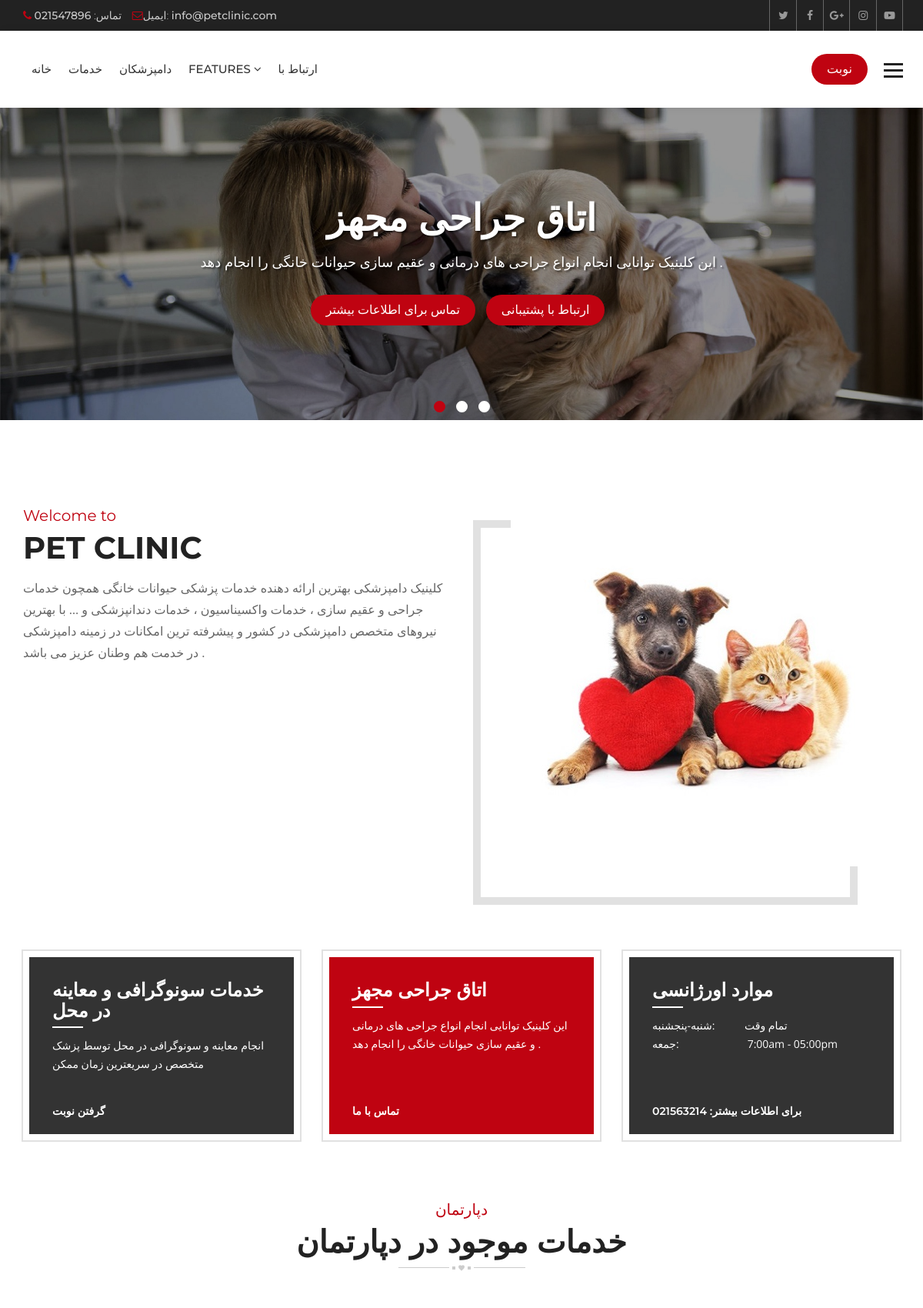
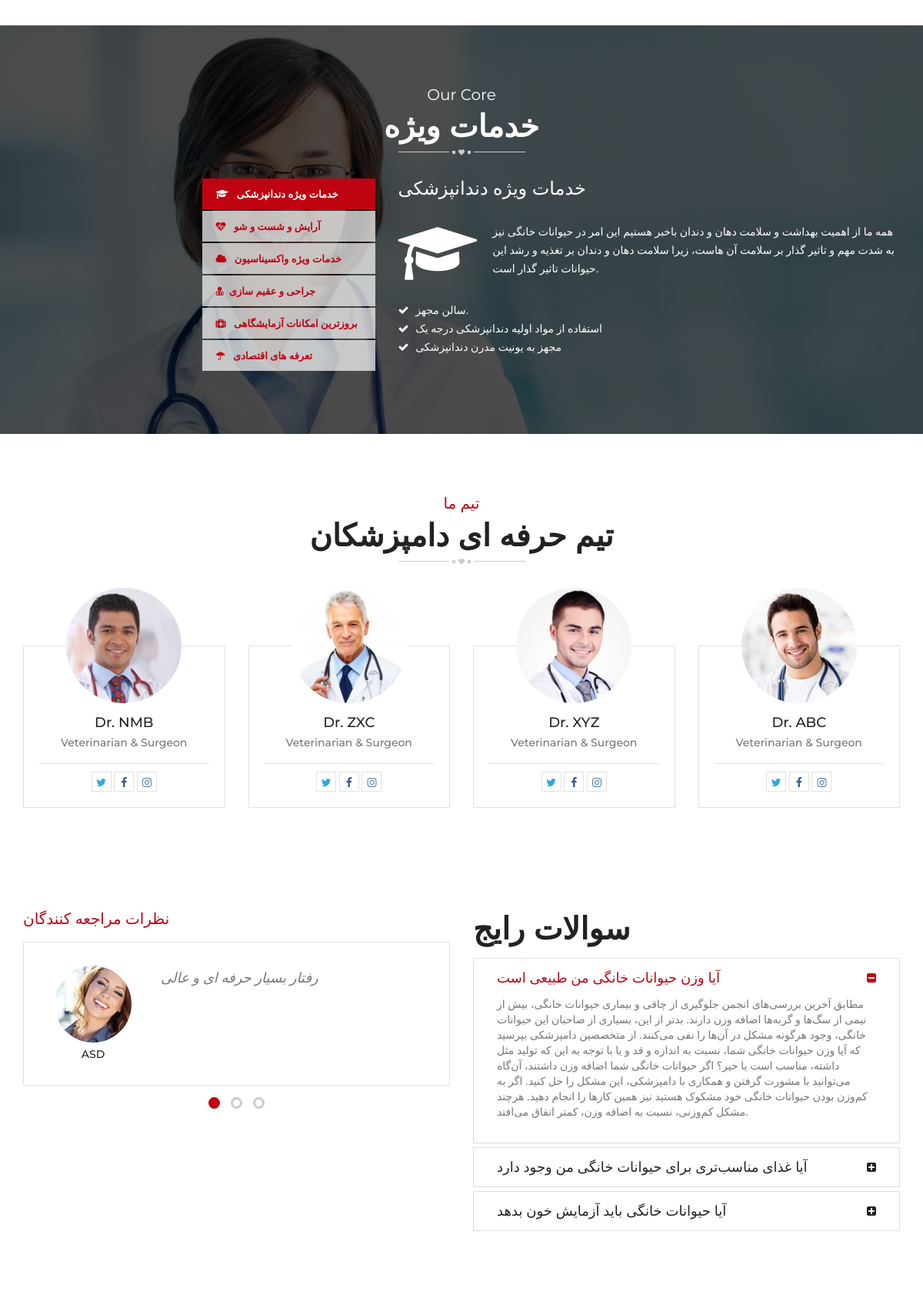
The page / (upper part) on the database its author committed (2 pictures, top to bottom).
### hospital/models.py (models this page shows, shortened)
class Slider(models.Model):
    caption = models.CharField(max_length=150)
    slogan = models.CharField(max_length=120)
    image = models.ImageField(upload_to='sliders/')
    class Meta:
        verbose_name_plural = 'Slider'

class Doctor(models.Model):
    name = models.CharField(max_length=120)
    speciality = models.CharField(max_length=120)
    picture = models.ImageField(upload_to="doctors/")
    details = models.TextField()
    experience = models.TextField()
    expertize = models.ManyToManyField(to='Expertize', related_name='doctors')
    twitter = models.CharField(max_length=120, blank=True, null=True)
    facebook = models.CharField(max_length=120, blank=True, null=True)
    instagram = models.CharField(max_length=120, blank=True, null=True)

### hospital/views.py (the view)
# urls.py: path('', views.HomeView.as_view(), name='index'),
class HomeView(ListView):
    template_name = 'hospital/index.html'
    queryset = Service.objects.all()
    context_object_name = 'services'
    def get_context_data(self, **kwargs):
        context = super().get_context_data()
        context['sliders'] = Slider.objects.all()
        context['experts'] = Doctor.objects.all()
        return context

### hospital/context_processors.py (called while the page is built)
def footer_content(request):
    services = Service.objects.all()
    doctors = Doctor.objects.all()
    context = {
        'services': services,
        'doctors': doctors
    }
    return context

### templates/hospital/index.html (shortened to what this page needs)
{% extends 'base.html' %}
{% load static %}
{% block maincontent %}
<div class="main-content">
  <section class="welcome-section">
    <div class="container">
      <div class="row">
        <div class="welcome-box">
          <div class="col-md-6 col-sm-6">
            <div class="welcome-text">
              <div class="sectio-title-2"> <strong>Welcome to </strong>
                <h2>Pet Clinic</h2>
              </div>
              <p> کلینیک دامپزشکی بهترین ارائه دهنده خدمات پزشکی حیوانات خانگی همچون خدمات جراحی و عقیم سازی ، خدمات واکسیناسیون ، خدمات دندانپزشکی و … با بهترین نیروهای متخصص دامپزشکی در کشور و پیشرفته ترین امکانات در زمینه دامپزشکی در خدمت هم وطنان عزیز می باشد .</p>
            </div>
          </div>
          <div class="col-md-6 col-sm-6">
            <div class="welcome-img"> <img src="{% static 'pet_clinic/images/wellc.jpg' %}" alt=""> </div>
          </div>
        </div>
      </div>
    </div>
  </section>
  <section class="home-features">
    <div class="container">
      <div class="row">
        <div class="col-md-4 col-sm-4">
          <div class="features-box">
            <h3>خدمات سونوگرافی و معاینه در محل</h3>
            <p>انجام معاینه و سونوگرافی در محل توسط پزشک متخصص در سریعترین زمان ممکن</p>
            <a href="appointment.html">گرفتن نوبت</a>
          </div>
        </div>
        <div class="col-md-4 col-sm-4">
          <div class="features-box selected">
            <h3>اتاق جراحی مجهز</h3>
            <p>این کلینیک توانایی انجام انواع جراحی های درمانی و عقیم سازی حیوانات خانگی را انجام دهد .</p>
            <a href="contact-2.html">تماس با ما</a>
          </div>
        </div>
        <div class="col-md-4 col-sm-4">
          <div class="features-box">
            <h3>موارد اورژانسی</h3>
            <p><span>شنبه-پنجشنبه:</span>تمام وقت<br>
              <span>جمعه:</span> 7:00am - 05:00pm<br>
            </p>
            <a href="#">برای اطلاعات بیشتر: 021563214</a>
          </div>
        </div>
      </div>
    </div>
  </section>
  <section class="home-services">
    <div class="container">
      <div class="row">
        <div class="col-md-12">
          <div class="section-title-3"> <strong>دپارتمان</strong>
            <h2>خدمات موجود در دپارتمان </h2>
          </div>
        </div>
        <div class="col-md-12">
        </div>
      </div>
    </div>
  </section>
  <section class="heart-care-services">
    <div class="container">
      <div class="row">
        <div class="col-md-12">
          <div class="section-title-3 white"> <strong>Our Core</strong>
            <h2>خدمات ویژه
            </h2>
          </div>
        </div>
        <div class="col-md-5 col-sm-5">
          <ul class="nav nav-tabs" role="tablist">
            <li role="presentation" class="active"><a href="#service-1" aria-controls="service-1" role="tab"
                data-toggle="tab"> <i class="fa fa-graduation-cap"></i>  خدمات ویژه دندانپزشکی</a></li>
            <li role="presentation"><a href="#service-2" aria-controls="service-2" role="tab" data-toggle="tab"> <i
                  class="fa fa-heartbeat"></i> آرایش و شست و شو</a></li>
            <li role="presentation"><a href="#service-3" aria-controls="service-3" role="tab" data-toggle="tab"> <i
                  class="fa fa-cloud"></i> خدمات ویژه واکسیناسیون</a></li>
            <li role="presentation"><a href="#service-4" aria-controls="service-4" role="tab" data-toggle="tab"> <i
                  class="fa fa-user-md"></i>جراحی و عقیم سازی</a></li>
            <li role="presentation"><a href="#service-5" aria-controls="service-5" role="tab" data-toggle="tab"> <i
                  class="fa fa-medkit"></i> بروزترین امکانات آزمایشگاهی</a></li>
            <li role="presentation"><a href="#service-6" aria-controls="service-6" role="tab" data-toggle="tab"> <i
                  class="fa fa-umbrella"></i> تعرفه های اقتصادی</a></li>
          </ul>
        </div>
        <div class="col-md-7 col-sm-7">
          <div class="tab-content">
            <div role="tabpanel" class="tab-pane active" id="service-1">
              <div class="ser-tab-text">
                <h3>                  خدمات ویژه دندانپزشکی
                </h3>
                <p> <i class="fa fa-graduation-cap"></i>
                  همه ما از اهمیت بهداشت و سلامت دهان و دندان باخبر هستیم این امر در حیوانات خانگی نیز به شدت مهم و تاثیر گذار بر سلامت آن هاست، زیرا سلامت دهان و دندان بر تغذیه و رشد این حیوانات تاثیر گذار است.
                   </p>
                <ul>
                  <li><i class="fa fa-check"></i> سالن مجهز.</li>
                  <li><i class="fa fa-check"></i> استفاده از مواد اولیه دندانپزشکی درجه یک</li>
                  <li><i class="fa fa-check"></i> مجهز به یونیت مدرن دندانپزشکی</li>
                </ul>
              </div>
            </div>
          </div>
        </div>
      </div>
    </div>
  </section>
  <section class="team">
    <div class="container">
      <div class="row">
        <div class="section-title-3"> <strong>تیم ما</strong>
          <h2>تیم حرفه ای دامپزشکان</h2>
        </div>
      </div>
      <div class="row">
        {% for doctor in experts|slice:':4' %}
        <div class="col-md-3 col-sm-6">
          <div class="team-box mb50">
            <div class="team-thumb">  <img src="{{ doctor.picture.url }}" alt=""></div>
            <div class="team-text">
              <h5><a href="{% url 'doctor_details' doctor.id %}">{{ doctor.name }}</a></h5>
              <strong>{{ doctor.speciality }}</strong>
              <ul class="team-social">
                {% if doctor.twitter %}
                <li><a class="tw" href="{{ doctor.twitter }}"><i class="fa fa-twitter" aria-hidden="true"></i></a></li>
                {% endif %}
                {% if doctor.facebook %}
                <li><a class="fb" href="{{ doctor.facebook }}"><i class="fa fa-facebook" aria-hidden="true"></i></a>
                </li>
                {% endif %}
                {% if doctor.instagram %}
                <li><a class="insta" href="{{ doctor.instagram }}"><i class="fa fa-instagram"
                      aria-hidden="true"></i></a></li>
                {% endif %}
              </ul>
            </div>
          </div>
        </div>
        {% endfor %}
      </div>
    </div>
  </section>
  <section class="testi-faq">
    <div class="container">
      <div class="row">
        <div class="col-md-6">
          <div class="home-testimonials">
            <div class="sectio-title-2"> <strong>نظرات مراجعه کنندگان</strong>
            </div>
            <div id="testimonial-slider" class="owl-carousel owl-theme">
              <div class="item">
                <div class="testimonial-holder">
                  <div class="user-thumb"> <img src="{% static 'pet_clinic/images/tuser.jpg' %}" alt=""> <strong>ASD</strong>
                     </div>
                  <div class="test-text">
                    <p>رفتار بسیار حرفه ای و عالی
                    </p>
                  </div>
                </div>
              </div>
            </div>
          </div>
        </div>
        <div class="col-md-6">
          <div class="home-faq">
            <div class="sectio-title-2"> <strong></strong>
              <h2>سوالات رایج</h2>
            </div>
            <div class="faqs">
              <div class="panel-group" id="accordion" role="tablist" aria-multiselectable="true">
                <div class="panel panel-default">
                  <div class="panel-heading" role="tab" id="headingOne">
                    <h4 class="panel-title"> <a role="button" data-toggle="collapse" data-parent="#accordion"
                        href="#collapseOne" aria-expanded="true" aria-controls="collapseOne"> آیا وزن حیوانات خانگی من طبیعی است
                      </a> </h4>
                  </div>
                  <div id="collapseOne" class="panel-collapse collapse in" role="tabpanel" aria-labelledby="headingOne">
                    <div class="panel-body"> مطابق آخرین بررسی‌های انجمن جلوگیری از چاقی و بیماری حیوانات خانگی، بیش از نیمی از سگ‌ها و گربه‌ها اضافه وزن دارند. بدتر از این، بسیاری از صاحبان این حیوانات خانگی، وجود هرگونه مشکل در آن‌ها را نفی می‌کنند. از متخصصین دامپزشکی بپرسید که آیا وزن حیوانات خانگی شما، نسبت به اندازه و قد و یا با توجه به این که تولید مثل داشته، مناسب است یا خیر؟ اگر حیوانات خانگی شما اضافه وزن داشتند، آن‌گاه می‌توانید با مشورت گرفتن و همکاری با دامپزشکی، این مشکل را حل کنید. اگر به کم‌وزن بودن حیوانات خانگی خود مشکوک هستید نیز همین کارها را انجام دهید. هرچند مشکل کم‌وزنی، نسبت به اضافه وزن، کمتر اتفاق می‌افتد. </div>
                  </div>
                </div>
                <div class="panel panel-default">
                  <div class="panel-heading" role="tab" id="headingTwo">
                    <h4 class="panel-title"> <a class="collapsed" role="button" data-toggle="collapse"
                        data-parent="#accordion" href="#collapseTwo" aria-expanded="false" aria-controls="collapseTwo">
                        آیا غذای مناسب‌تری برای حیوانات خانگی من وجود دارد </a> </h4>
                  </div>
                </div>
                <div class="panel panel-default">
                  <div class="panel-heading" role="tab" id="headingThree">
                    <h4 class="panel-title"> <a class="collapsed" role="button" data-toggle="collapse"
                        data-parent="#accordion" href="#collapseThree" aria-expanded="false"
                        aria-controls="collapseThree"> آیا حیوانات خانگی باید آزمایش خون بدهد </a> </h4>
                  </div>
                </div>
              </div>
            </div>
          </div>
        </div>
      </div>
    </div>
  </section>
</div>
{% endblock maincontent %}

### templates/partials/_slider.html
{% load static %}
<div class="main-slider">
    <div id="main-slider" class="owl-carousel owl-theme">
      {% for slider in sliders %}
      <div class="item">
          <div class="slide-caption slide-2">
            <div class="container">
              <h1>{{ slider.caption }}</h1>
              <p>{{ slider.slogan }}</p>
              <a class="btn-1" href="#">تماس برای اطلاعات بیشتر</a> <a class="btn-1" href="#">ارتباط با پشتیبانی</a>
            </div>
          </div>
          <span class="simg"><img src="{{ slider.image.url }}" alt=""></span>
        </div>
      {% endfor %}
    </div>
  </div>

### pet_clinic/static/pet_clinic/css/color.css (style rules this page uses)
.site-header .navbar-default .navbar-nav > li > a:hover, .site-header .navbar-default .navbar-nav > .active > a, .site-header .navbar-default .navbar-nav > .active > a:focus, .site-header .navbar-default .navbar-nav > .active > a:hover, .site-header .navbar-default .navbar-nav > .open > a, .site-header .navbar-default .navbar-nav > .open > a:focus, .site-header .navbar-default .navbar-nav > .open > a:hover, .main-slider .owl-theme .owl-dots .owl-dot.active span, .main-slider .owl-theme .owl-dots .owl-dot:hover span, .site-header .navbar-nav > li > a.appoint, .site-header .navbar-nav > li > a.nav-search, .btn-1, .site-header .dropdown-menu > li > a:after, .app-form input[type="submit"], .header-style-two .nav-area, .learn-more, .play:hover, .cp-tabs .nav-tabs > li.active > a, .cp-tabs .nav-tabs > li.active > a:focus, .cp-tabs .nav-tabs > li.active > a:hover, .site-header .head-search .btn.btn-default, .main-slider .owl-theme .owl-dots .owl-dot.active span, .main-slider .owl-theme .owl-dots .owl-dot:hover span, .service-box-2:after, .Heart-box:hover .v-icon, .Heart-box:hover .v-text, .post-date, .team-two .team-social li a, .team-two .team-box .team-text:after, .book-appointment-widget a, .cp-pagination .pagination > li > a:hover, .cp-pagination .pagination > li > span:hover, .book-app, .submit-btn, .news-thumb .date, .newsletter-form button, .news-detail blockquote, .comment-form input[type="submit"], .pro-hover a, .review-form input[type="submit"], .related-products .owl-dots .owl-dot.active span, .related-products .owl-dots .owl-dot:hover span, .heart-care-services .nav-tabs>li.active>a, .heart-care-services .nav-tabs>li.active>a:focus, .heart-care-services .nav-tabs>li.active>a:hover, .heart-care-services .nav-tabs>li>a:hover, .services-nav h3, .site-header .dropdown-menu > li > a:hover, .features-box:hover, .features-box.selected, .footer .widget .rm, .home-testimonials .owl-theme .owl-dots .owl-dot.active span, .home-testimonials .owl-theme .owl-dots .owl-dot:hover span { background: #bf0311; }
.top-bar li .fa, .top-social a:hover, .view, .services-list .service h3 a:hover, .service-style-1 .service-box .ser-content h3 a:hover, .faqs .panel-default > .panel-heading h4 a, .faqs .panel-default > .panel-heading a::after, .team-text h5 a:hover, .section-title-3 strong, .post-text > h5 a:hover, .read-more:hover, .widget address .icon, .footer .widget a:hover, .footer-cr p strong, .footer-social a:hover, .post-meta li, .post-meta li:after, .post-meta li a, .header-service-area .icon, .header-service-area strong, .section-title-1 strong, .section-title-1 h2, .sectio-title-2 strong, .welcome-text .designation, .Heart-box .v-icon, .phone-icon, .services-nav .side-nav li:hover a, .services-nav .side-nav li.active a, .gallery-thumb .hover-info a, .archives li:before, .search-form button, .date-time, .right-404 strong, .prices, .review .fa, .login-social li, .login-social li a, .heart-care-services .nav-tabs>li>a { color: #bf0311; }

### rows shown on the page
Slider: caption "اتاق جراحی مجهز", slogan "این کلینیک توانایی انجام انواع جراحی های درمانی و عقیم سازی حیوانات خانگی را انجام دهد .", image (picture)
Doctor: picture (picture), name "Dr. NMB", speciality "Veterinarian & Surgeon"
Doctor: picture (picture), name "Dr. ZXC", speciality "Veterinarian & Surgeon"
Doctor: picture (picture), name "Dr. XYZ", speciality "Veterinarian & Surgeon"
Doctor: picture (picture), name "Dr. ABC", speciality "Veterinarian & Surgeon"
